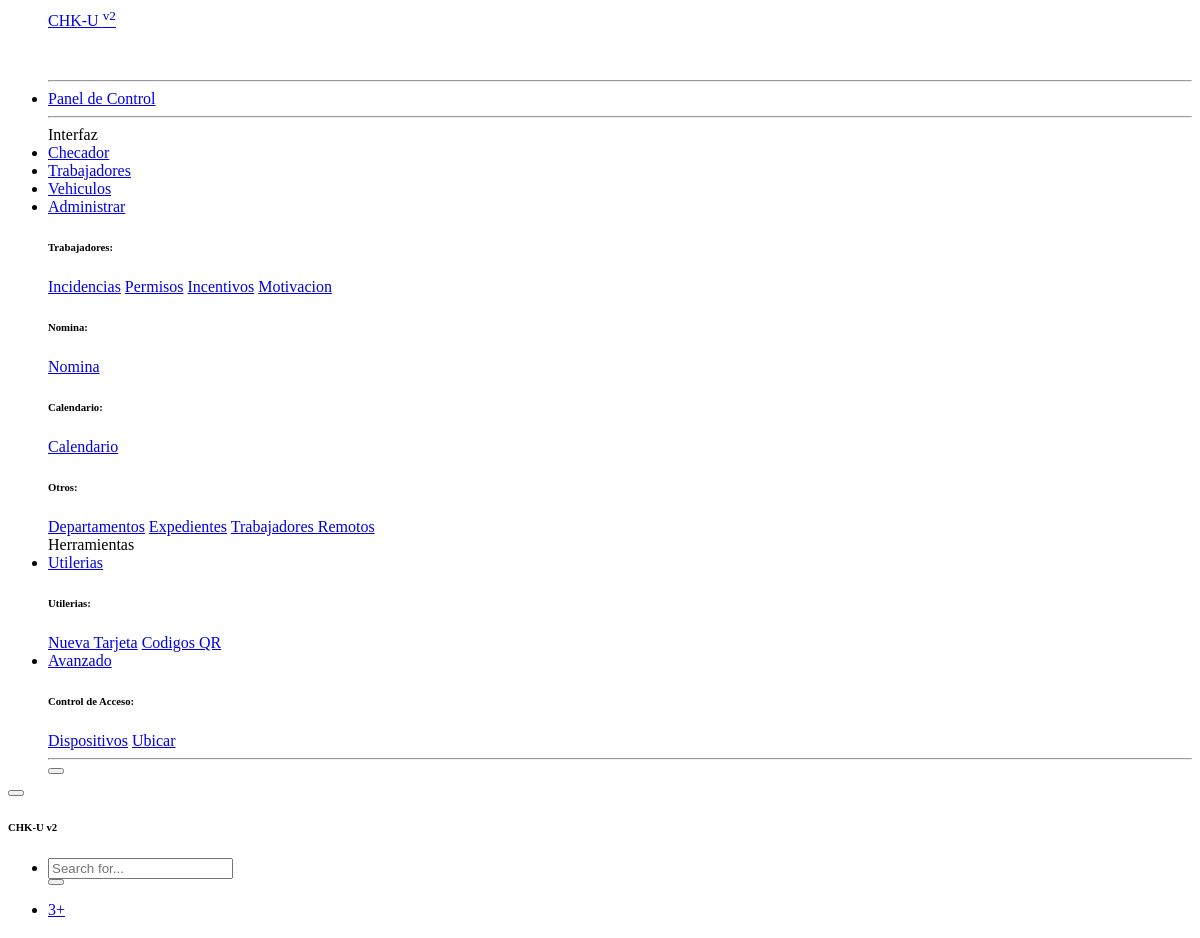
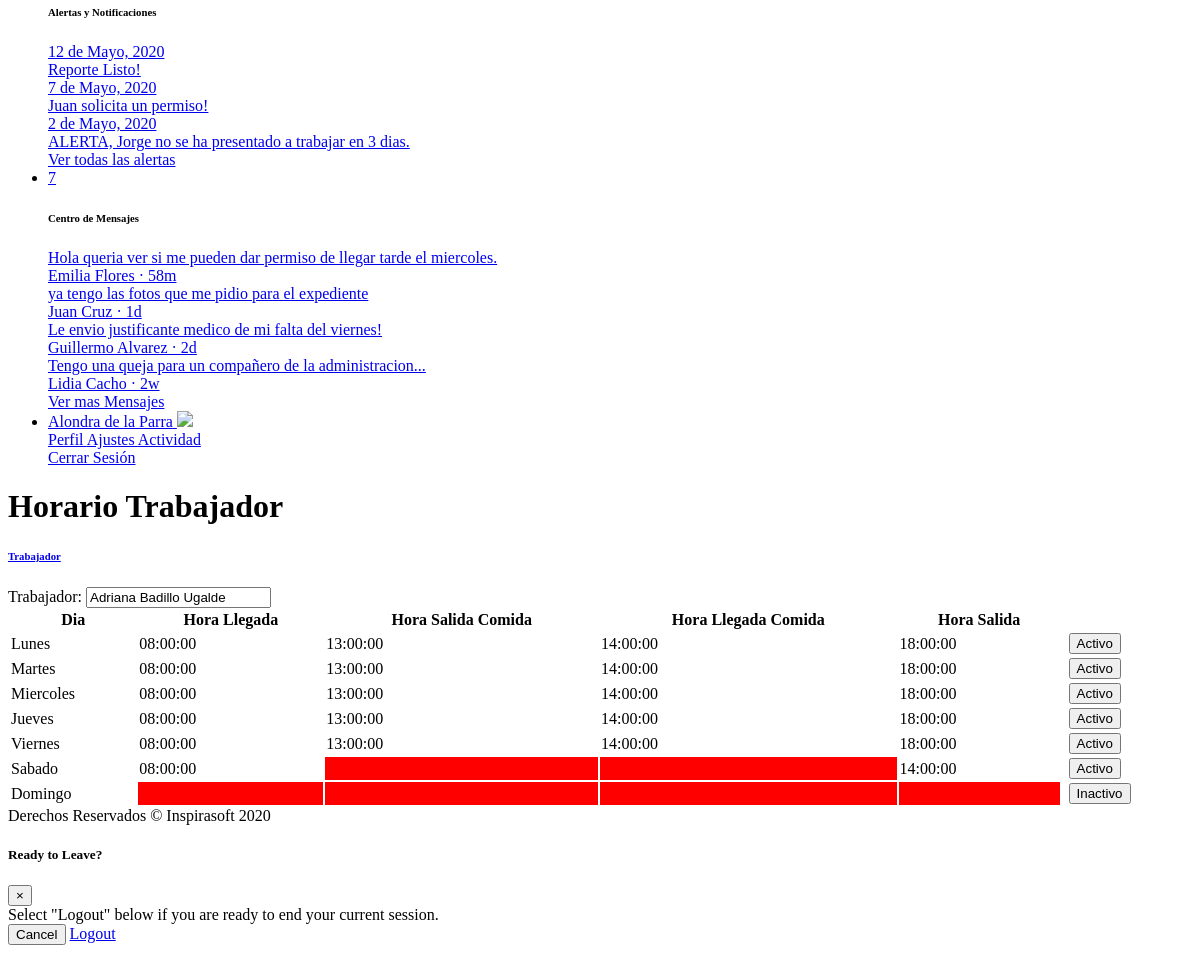
/horarios_trabajador.php?id_trabajador=4, run on the app's committed database (2 pictures, top to bottom).
### tables this page shows
CREATE TABLE `trabajadores` (
  `id` int(11) NOT NULL,
  `nombre` varchar(50) DEFAULT NULL,
  `direccion` varchar(75) DEFAULT NULL,
  `telefono` varchar(10) DEFAULT NULL,
  `genero` varchar(10) DEFAULT NULL,
  `estado_civil` varchar(10) DEFAULT NULL,
  `id_departamento` int(11) DEFAULT NULL,
  `puesto` varchar(45) DEFAULT NULL,
  `tipo_pago` varchar(45) DEFAULT NULL,
  `sueldo` decimal(8,2) DEFAULT NULL,
  `tarjeta` varchar(32) DEFAULT NULL,
  `fecha_ingreso` date DEFAULT NULL,
  `fecha_nacimiento` date DEFAULT NULL,
  `id_temporal` int(11) DEFAULT NULL
);

CREATE TABLE `horarios_trabajadores` (
  `id` int(11) NOT NULL,
  `id_trabajador` int(11) NOT NULL,
  `dia_semana` varchar(45) NOT NULL,
  `hora_llegada` time DEFAULT NULL,
  `hora_comida_salida` time DEFAULT NULL,
  `hora_comida_llegada` time DEFAULT NULL,
  `hora_salida` time DEFAULT NULL,
  `estado` int(11) NOT NULL
);

CREATE TABLE `semana` (
  `id` int(11) NOT NULL,
  `dia` varchar(45) NOT NULL
);

### horarios_trabajador.php (the view, shortened to what this page needs)
<?php
include 'sidebar.php';
$id_trabajador = htmlspecialchars($_GET['id_trabajador']);
$sql_empleado = "SELECT nombre FROM trabajadores WHERE id=$id_trabajador";
$consulta_empleado = mysqli_query($conexion, $sql_empleado);
$row_empleado = mysqli_fetch_assoc($consulta_empleado);
$nombre_trabajador = $row_empleado['nombre'];
$sql_horarios = "SELECT * FROM horarios_trabajadores WHERE id_trabajador=$id_trabajador";
$consulta_horarios = mysqli_query($conexion, $sql_horarios);
?>
<link href="css/sliden-button.css" rel="stylesheet">
<div id="content">
    <?php include 'topbar.php'; ?>
    <div class="container-fluid">
        <h1 class="h3 mb-4 text-gray-800">Horario Trabajador</h1>
        <div class="row alta_row">
            <div class="card shadow mb-4">
                <a href="#LISTA" class="d-block card-header py-3" data-toggle="collapse" role="button" aria-expanded="true" aria-controls="collapseCardExample">
                    <h6 class="m-0 font-weight-bold text-primary">Trabajador</h6>
                </a>
                <div class="collapse show" id="LISTA">
                    <div class="card-body">
                        <div class="container">
                            <div class="row">
                                <div class="col">
                                    <label>Trabajador:</label>
                                    <input type="text" class="form-control" value="<?php echo $nombre_trabajador; ?>" readonly>
                                </div>
                            </div>
                            <div class="row">
                                <div class="col-lg-12">
                                    <div class="table-responsive">
                                        <table class="table table-striped table-bordered" style="width:100%" data-pagecount="1">
                                            <thead>
                                                <tr>
                                                    <th>Dia</th>
                                                    <th>Hora Llegada</th>
                                                    <th>Hora Salida Comida</th>
                                                    <th>Hora Llegada Comida</th>
                                                    <th>Hora Salida</th>
                                                    <th></th>
                                                    <th></th>
                                                </tr>
                                            </thead>
                                            <tbody>
                                                <?php
                                                while ($row_horarios = mysqli_fetch_array($consulta_horarios, MYSQLI_ASSOC)) {
                                                    $dia_semana = $row_horarios['dia_semana'];
                                                    $hora_llegada = $row_horarios['hora_llegada'];
                                                    $hora_comida_salida = $row_horarios['hora_comida_salida'];
                                                    $hora_comida_llegada = $row_horarios['hora_comida_llegada'];
                                                    $hora_salida = $row_horarios['hora_salida'];
                                                    $estado = $row_horarios['estado'];
                                                    $consulta_semana = mysqli_query($conexion, "SELECT dia FROM semana WHERE id=$dia_semana");
                                                    $row_semana = mysqli_fetch_assoc($consulta_semana);
                                                    $dia = $row_semana['dia'];
                                                    if ($estado == 1) {
                                                        $boton_estado = "<button type='button' class='btn btn-success'>Activo</button>";
                                                    } else {
                                                        $boton_estado = "<button type='button' class='btn btn-danger'>Inactivo</button>";
                                                    }
                                                ?>
                                                    <tr>
                                                        <td><?php echo $dia; ?></td>
                                                        <?php
                                                        if ($estado == 1) {
                                                        ?>
                                                            <td><?php echo $hora_llegada; ?></td>
                                                            <?php
                                                            if (!empty($hora_comida_salida)) {
                                                            ?>
                                                                <td><?php echo $hora_comida_salida; ?></td>
                                                                <td><?php echo $hora_comida_llegada; ?></td>
                                                            <?php
                                                            } else {
                                                            ?>
                                                                <td style="background-color: red;"></td>
                                                                <td style="background-color: red;"></td>
                                                            <?php
                                                            }
                                                            ?>
                                                            <td><?php echo $hora_salida; ?></td>
                                                        <?php
                                                        } else {
                                                        ?>
                                                            <td style="background-color: red;"></td>
                                                            <td style="background-color: red;"></td>
                                                            <td style="background-color: red;"></td>
                                                            <td style="background-color: red;"></td>
                                                        <?php
                                                        }
                                                        ?>
                                                        <td>
                                                        </td>
                                                        <td><?php echo $boton_estado; ?></td>
                                                    </tr>
                                                <?php
                                                }
                                                ?>
                                            </tbody>
                                        </table>
                                    </div>
                                </div>
                            </div>
                        </div>
                    </div>
                </div>
            </div>
        </div>
    </div>
</div>
<?php include 'footer.php'; ?>

### data on the page
trabajadores: nombre "Adriana Badillo Ugalde"
horarios_trabajadores: semana.dia "Lunes", hora_llegada "08:00:00", hora_comida_salida "13:00:00", hora_comida_llegada "14:00:00", hora_salida "18:00:00", estado "Activo"
horarios_trabajadores: semana.dia "Martes", hora_llegada "08:00:00", hora_comida_salida "13:00:00", hora_comida_llegada "14:00:00", hora_salida "18:00:00", estado "Activo"
horarios_trabajadores: semana.dia "Miercoles", hora_llegada "08:00:00", hora_comida_salida "13:00:00", hora_comida_llegada "14:00:00", hora_salida "18:00:00", estado "Activo"
horarios_trabajadores: semana.dia "Jueves", hora_llegada "08:00:00", hora_comida_salida "13:00:00", hora_comida_llegada "14:00:00", hora_salida "18:00:00", estado "Activo"
horarios_trabajadores: semana.dia "Viernes", hora_llegada "08:00:00", hora_comida_salida "13:00:00", hora_comida_llegada "14:00:00", hora_salida "18:00:00", estado "Activo"
horarios_trabajadores: semana.dia "Sabado", hora_llegada "08:00:00", hora_salida "14:00:00", estado "Activo"
horarios_trabajadores: semana.dia "Domingo", estado 0 (drawn)
